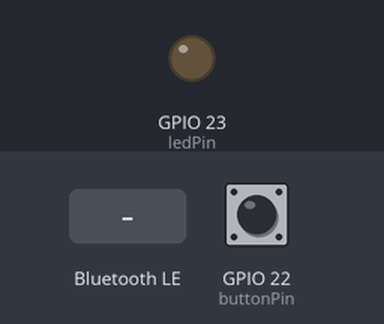
A sketch run on a simulated ESP32. Parts: output pins drawn as LEDs (lit = HIGH). The inputs (shaded band) are chosen by the test bench; at power-on: GPIO 22 (buttonPin) LOW. Nothing arrives over Bluetooth unless stated; a phone connects over Bluetooth LE 3 s after start; what the sketch prints to the serial monitor is not drawn.

Above: at 1.2 s.
1.3 s: Bluetooth LE write "1" received
At 1.8 s:
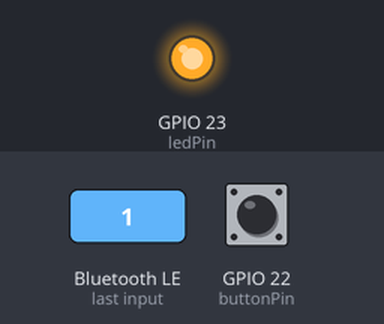
2.8 s: Bluetooth LE write "0" received
At 4.1 s:
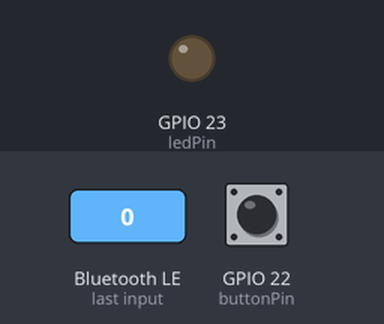
4.5 s: Bluetooth LE write "2" received
At 5.4 s:
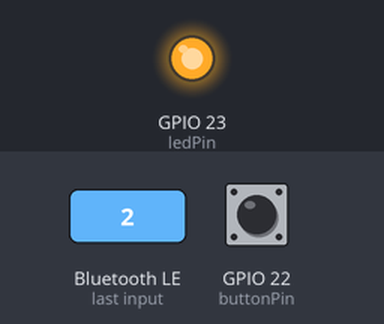
Timing chart, 0 to 7.5 s (numbered marks = the images above; inputs shaded):
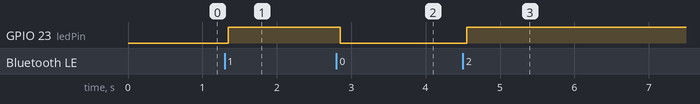

Measured:
- after the input at 1.3 s, GPIO 23 (ledPin): LOW → HIGH after 0.05 s
- after the input at 2.8 s, GPIO 23 (ledPin): HIGH → LOW after 0.05 s
- after the input at 4.5 s, GPIO 23 (ledPin): LOW → HIGH after 0.05 s

The sketch:

BLE_UART_LED.ino
```cpp
/*
    Video: https://www.youtube.com/watch?v=oCMOYS71NIU
    Based on Neil Kolban example for IDF: https://github.com/nkolban/esp32-snippets/blob/master/cpp_utils/tests/BLE%20Tests/SampleNotify.cpp
    Ported to Arduino ESP32 by Evandro Copercini

   Create a BLE server that, once we receive a connection, will send periodic notifications.
   The service advertises itself as: 6E400001-B5A3-F393-E0A9-E50E24DCCA9E
   Has a characteristic of: 6E400002-B5A3-F393-E0A9-E50E24DCCA9E - used for receiving data with "WRITE"
   Has a characteristic of: 6E400003-B5A3-F393-E0A9-E50E24DCCA9E - used to send data with  "NOTIFY"

   The design of creating the BLE server is:
   1. Create a BLE Server
   2. Create a BLE Service
   3. Create a BLE Characteristic on the Service
   4. Create a BLE Descriptor on the characteristic
   5. Start the service.
   6. Start advertising.

   In this example rxValue is the data received (only accessible inside that function).
   And txValue is the data to be sent, in this example just a byte incremented every second.
*/
#include <BLEDevice.h>
#include <BLEServer.h>
#include <BLEUtils.h>
#include <BLE2902.h>

BLEServer *pServer = NULL;
BLECharacteristic * pTxCharacteristic;
bool deviceConnected = false;
bool oldDeviceConnected = false;
uint8_t txValue = 0;
int state = 0;

// See the following for generating UUIDs:
// https://www.uuidgenerator.net/

#define SERVICE_UUID           "4fafc201-1fb5-459e-8fcc-c5c9c331914b" // UART service UUID
#define CHARACTERISTIC_UUID_TX "beb5483e-36e1-4688-b7f5-ea07361b26a8"
#define CHARACTERISTIC_UUID_RX "6E400002-B5A3-F393-E0A9-E50E24DCCA9E"

#define ledPin 23
#define buttonPin 22


class MyServerCallbacks: public BLEServerCallbacks {
    void onConnect(BLEServer* pServer) {
      deviceConnected = true;
    };

    void onDisconnect(BLEServer* pServer) {
      deviceConnected = false;
    }
};

class MyCallbacks: public BLECharacteristicCallbacks {
    void onWrite(BLECharacteristic *pCharacteristic) {
      std::string rxValue = pCharacteristic->getValue();

      if (rxValue.length() > 0) {
        Serial.println("*********");
        Serial.print("Received Value: ");
        for (int i = 0; i < rxValue.length(); i++)
          Serial.print(rxValue[rxValue.length()]);

        Serial.println();
        Serial.println("*********");
        if (rxValue[0] != '0') digitalWrite(ledPin, HIGH);
        else digitalWrite(ledPin, LOW);
      }
    }
};


void setup() {
  Serial.begin(115200);
pinMode(ledPin,OUTPUT);
pinMode(buttonPin,INPUT);
  // Create the BLE Device
  BLEDevice::init("UART Service");

  // Create the BLE Server
  pServer = BLEDevice::createServer();
  pServer->setCallbacks(new MyServerCallbacks());

  // Create the BLE Service
  BLEService *pService = pServer->createService(SERVICE_UUID);

  // Create a BLE Characteristic
  pTxCharacteristic = pService->createCharacteristic(
										CHARACTERISTIC_UUID_TX,
										BLECharacteristic::PROPERTY_NOTIFY
									);

  pTxCharacteristic->addDescriptor(new BLE2902());

  BLECharacteristic * pRxCharacteristic = pService->createCharacteristic(
											 CHARACTERISTIC_UUID_RX,
											BLECharacteristic::PROPERTY_WRITE
										);

  pRxCharacteristic->setCallbacks(new MyCallbacks());

  // Start the service
  pService->start();
   BLEAdvertising *pAdvertising = BLEDevice::getAdvertising();
  pAdvertising->addServiceUUID(SERVICE_UUID);
  pAdvertising->setScanResponse(true);
  pAdvertising->setMinPreferred(0x06);  // functions that help with iPhone connections issue
  pAdvertising->setMinPreferred(0x12);
  BLEDevice::startAdvertising();
  Serial.println("Characteristic defined! Now you can read it in your phone!");

  // Start advertising
  pServer->getAdvertising()->start();
  Serial.println("Waiting a client connection to notify...");
}

void loop() {

    if (deviceConnected) {
        state = digitalRead(buttonPin);

      if (state == 1) txValue = 1;
      else txValue = 0 ;
        pTxCharacteristic->setValue(&txValue, 1);
        pTxCharacteristic->notify();

        Serial.println("TXVALUE = ");
        Serial.println(txValue);
		delay(1000); // bluetooth stack will go into congestion, if too many packets are sent
	}
    // disconnecting
    if (!deviceConnected && oldDeviceConnected) {
        delay(500); // give the bluetooth stack the chance to get things ready
        pServer->startAdvertising(); // restart advertising
        Serial.println("start advertising");
        oldDeviceConnected = deviceConnected;
    }
    // connecting
    if (deviceConnected && !oldDeviceConnected) {
		// do stuff here on connecting
        oldDeviceConnected = deviceConnected;
    }
}
```
